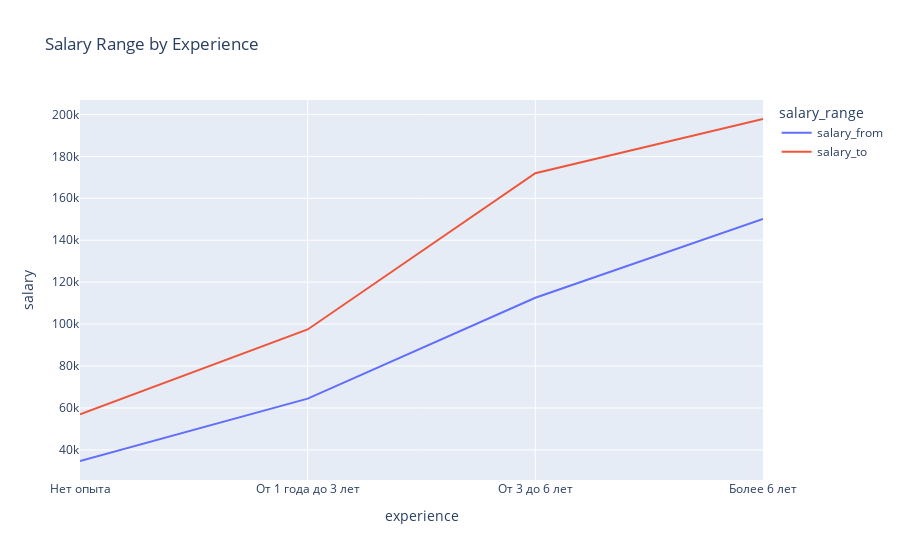

Notebook code for this chart:
### Code cell
#датафрейм и график для визуализации соотношения требуемого опыта работы с зарплатой
df_4_7= df_4_6.melt(id_vars='experience', var_name='salary_range', value_name='salary')

fig_4_7 = px.line(df_4_7, x='experience', y='salary', color='salary_range', title='Salary Range by Experience')
fig_4_7.show()

### Figure 1 — Plotly figure (JSON) as saved in the notebook; plotly's stock layout.template omitted (floating-point values rounded to 4 significant figures)
{"data": [{"hovertemplate": "salary_range=salary_from<br>experience=%{x}<br>salary=%{y}<extra></extra>", "legendgroup": "salary_from", "line": {"color": "#636efa", "dash": "solid"}, "marker": {"symbol": "circle"}, "mode": "lines", "name": "salary_from", "orientation": "v", "showlegend": true, "type": "scatter", "x": ["Нет опыта", "От 1 года до 3 лет", "От 3 до 6 лет", "Более 6 лет"], "xaxis": "x", "y": [34699, 64456, 112544, 150156], "yaxis": "y"}, {"hovertemplate": "salary_range=salary_to<br>experience=%{x}<br>salary=%{y}<extra></extra>", "legendgroup": "salary_to", "line": {"color": "#EF553B", "dash": "solid"}, "marker": {"symbol": "circle"}, "mode": "lines", "name": "salary_to", "orientation": "v", "showlegend": true, "type": "scatter", "x": ["Нет опыта", "От 1 года до 3 лет", "От 3 до 6 лет", "Более 6 лет"], "xaxis": "x", "y": [56990, 97436, 171974, 197819], "yaxis": "y"}], "layout": {"legend": {"title": {"text": "salary_range"}, "tracegroupgap": 0}, "title": {"text": "Salary Range by Experience"}, "xaxis": {"anchor": "y", "domain": [0, 1], "title": {"text": "experience"}}, "yaxis": {"anchor": "x", "domain": [0, 1], "title": {"text": "salary"}}}}
